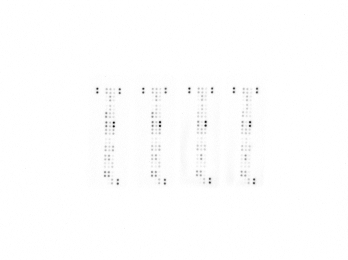
#> input picture imagen_real_correcta.png, 348 x 260 px
$ python -i procesador_tirillas.py   (imports and definitions only)
#> lines starting #> are read from the running program, lines starting #| are printed output that depends on the picture; after the words box and inside, x2 and y2 are one past the last pixel; in counts of white or black regions, pixels touching at a corner belong together
"""
procesador_tirillas.py — Módulo LEGACY (NO utilizado por el pipeline actual).

Este módulo fue el primer prototipo del procesador de membranas.
La versión actual usa motor_apoptosis.py → AnalizadorGrillaARY009.

Se conserva como referencia y documentación del enfoque original.
Para el pipeline activo, ver: motor_apoptosis.py + interfaz.py
"""
import warnings
# [6 lines not run here, left out]

import cv2
import logging
import numpy as np

# Umbral mínimo de intensidad para considerar que una proteína está realmente presente.
# Intensidades por debajo de este valor se tratan como ruido de fondo del array.
EPSILON_INTENSIDAD = 1.0

logger = logging.getLogger('AnalizadorApoptosis')


class ProcesadorTirillas:
    """
    Clase para procesar imágenes de membranas del Proteome Profiler Human Apoptosis Array.
    """

    def __init__(self, ruta_imagen, umbral_canny_min=50, umbral_canny_max=150, epsilon_poly=0.02):
        """
        Inicializa el ProcesadorTirillas con la ruta y los parámetros de procesamiento.

        Args:
            ruta_imagen (str): La ruta al archivo de la imagen de la membrana.
            umbral_canny_min (int): Umbral mínimo para el detector de bordes Canny.
            umbral_canny_max (int): Umbral máximo para el detector de bordes Canny.
            epsilon_poly (float): Tolerancia para la aproximación poligonal (fracción del perímetro).
        """
#> in preprocesar_imagen, imagen is the input picture: shape (260, 348, 3); min 15, max 255, mean 253.5
        self.ruta_imagen = ruta_imagen
        self.umbral_canny_min = umbral_canny_min
        self.umbral_canny_max = umbral_canny_max
        self.epsilon_poly = epsilon_poly

    def alinear_tirilla(self, imagen):
        """
        Detecta el contorno rectangular de la membrana y aplica una transformación
        de perspectiva para enderezarla y recortarla sin áreas vacías en las esquinas.

        A diferencia de cv2.boundingRect() (que produce un recorte ortogonal con
        esquinas vacías si la membrana está rotada), getPerspectiveTransform() mapea
        las 4 esquinas reales al rectángulo destino, eliminando la rotación.

        Args:
            imagen (numpy.ndarray): La imagen original BGR.

        Returns:
            numpy.ndarray: La imagen recortada y enderezada de la membrana, a color.
        """
        img_gris = cv2.cvtColor(imagen.copy(), cv2.COLOR_BGR2GRAY)
        img_difuminada = cv2.GaussianBlur(img_gris, (5, 5), 0)
        bordes = cv2.Canny(img_difuminada, self.umbral_canny_min, self.umbral_canny_max)
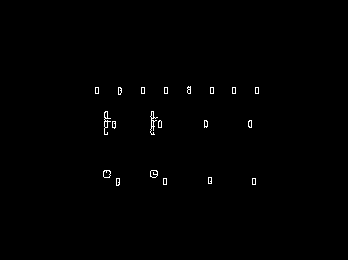
#> bordes: shape (260, 348); 0.53% white in thin lines or dots, all inside (x1, y1, x2, y2) = (95, 86, 259, 186)

        contornos, _ = cv2.findContours(bordes, cv2.RETR_EXTERNAL, cv2.CHAIN_APPROX_SIMPLE)
#> contornos = 20 contours, 13 with area under 20; largest, box (x1, y1, x2, y2) and area: (103, 170, 111, 178) 45, (150, 170, 158, 178) 44, (104, 111, 111, 135) 42, (150, 111, 158, 135) 34, (116, 178, 120, 186) 20, (248, 120, 252, 128) 20, (158, 120, 162, 128) 20

        if not contornos:
            logger.warning("No se detectaron contornos en la imagen. Se retorna la imagen original.")
            return imagen

        contornos_grandes = sorted(contornos, key=cv2.contourArea, reverse=True)[:5]
#> contornos_grandes = 5 contours; box (x1, y1, x2, y2) and area: (103, 170, 111, 178) 45, (150, 170, 158, 178) 44, (104, 111, 111, 135) 42, (150, 111, 158, 135) 34, (116, 178, 120, 186) 20
        contorno_tirilla = None

        for contorno in contornos_grandes:
            perimetro = cv2.arcLength(contorno, True)
            aproximacion = cv2.approxPolyDP(contorno, self.epsilon_poly * perimetro, True)
            if len(aproximacion) == 4:
                contorno_tirilla = aproximacion
                break
#> this loop made 5 passes
#> perimetro on passes 1 to 5: 26.49, 25.07, 78.04, 87.01, 19.41

        if contorno_tirilla is None:
            logger.warning("No se encontró contorno de 4 lados. Se retorna la imagen original.")
            return imagen

        # --- MEJORA: transformación de perspectiva en lugar de boundingRect ---
        puntos = contorno_tirilla.reshape(4, 2).astype(np.float32)
        puntos_ordenados = self._ordenar_puntos(puntos)

        ancho = int(max(
            np.linalg.norm(puntos_ordenados[1] - puntos_ordenados[0]),
            np.linalg.norm(puntos_ordenados[2] - puntos_ordenados[3])
        ))
        alto = int(max(
            np.linalg.norm(puntos_ordenados[3] - puntos_ordenados[0]),
            np.linalg.norm(puntos_ordenados[2] - puntos_ordenados[1])
        ))

        destino = np.array([
            [0, 0], [ancho - 1, 0],
            [ancho - 1, alto - 1], [0, alto - 1]
        ], dtype=np.float32)

        matriz = cv2.getPerspectiveTransform(puntos_ordenados, destino)
        return cv2.warpPerspective(imagen, matriz, (ancho, alto))

    # [16 lines left out: function _ordenar_puntos, not called in this run]

    def preprocesar_imagen(self):
        """
        Lee la imagen, alinea la membrana, convierte a escala de grises e invierte.

        La inversión es necesaria porque en la membrana original los puntos de proteína
        aparecen oscuros sobre fondo claro. Al invertir, el fondo queda en 0 (negro)
        y los puntos quedan en valores altos (blancos), de modo que la intensidad
        promedio de un ROI es directamente proporcional a la concentración de proteína.

        Returns:
            numpy.ndarray: La imagen en escala de grises invertida.
        """
        imagen = cv2.imread(self.ruta_imagen)
        if imagen is None:
            raise FileNotFoundError(f"No se pudo cargar la imagen en: {self.ruta_imagen}")

        imagen_alineada = self.alinear_tirilla(imagen)
        imagen_gris = cv2.cvtColor(imagen_alineada, cv2.COLOR_BGR2GRAY)
        imagen_invertida = cv2.bitwise_not(imagen_gris)
        return imagen_invertida

    # [40 lines left out: function extraer_intensidad_puntos, not called in this run]


class AnalizadorApoptosis:
    """
    Clase para analizar los resultados del Proteome Profiler Human Apoptosis Array
    usando Densidad Óptica Relativa normalizada (Fold Change).
    """

    # [186 lines left out: functions __init__, normalizar_por_referencia, calcular_fold_change, _calcular_resumen, not called in this run]


# ==========================================
# Ejemplo de uso
# ==========================================
# [40 lines not run here, left out]

>>> result = ProcesadorTirillas('imagen_real_correcta.png').preprocesar_imagen()
